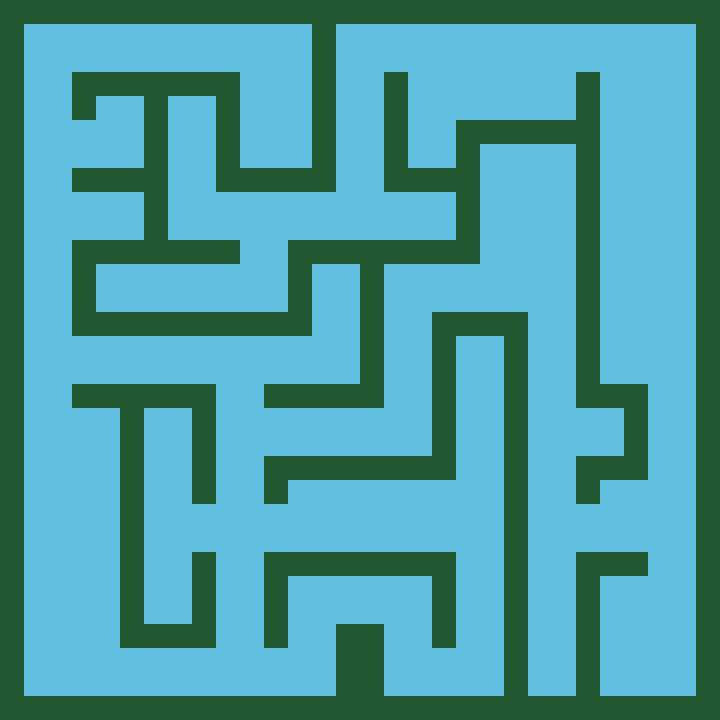

This is a level from a 2D game, rendered from its Tiled map with the project's own tilesets. A one-line summary and the complete map file follow:
An orthogonal 30x30 tile map with 24x24 px tiles, 2 tile layers (Fondo, Plataformas) and 7 objects (5x star, player, goal).

<map version="1.10" tiledversion="1.12.2" orientation="orthogonal" renderorder="right-down" width="30" height="30" tilewidth="24" tileheight="24" infinite="0" nextlayerid="4" nextobjectid="8">
 <tileset firstgid="1" source="texture.tsx" />
 <layer id="1" name="Fondo" width="30" height="30">
  <data encoding="csv">
474,474,474,474,474,474,474,474,474,474,474,474,474,474,474,474,474,474,474,474,474,474,474,474,474,474,474,474,474,474,
474,474,474,474,474,474,474,474,474,474,474,474,474,474,474,474,474,474,474,474,474,474,474,474,474,474,474,474,474,474,
474,474,474,474,474,474,474,474,474,474,474,474,474,474,474,474,474,474,474,474,474,474,474,474,474,474,474,474,474,474,
474,474,474,474,474,474,474,474,474,474,474,474,474,474,474,474,474,474,474,474,474,474,474,474,474,474,474,474,474,474,
474,474,474,474,474,474,474,474,474,474,474,474,474,474,474,474,474,474,474,474,474,474,474,474,474,474,474,474,474,474,
474,474,474,474,474,474,474,474,474,474,474,474,474,474,474,474,474,474,474,474,474,474,474,474,474,474,474,474,474,474,
474,474,474,474,474,474,474,474,474,474,474,474,474,474,474,474,474,474,474,474,474,474,474,474,474,474,474,474,474,474,
474,474,474,474,474,474,474,474,474,474,474,474,474,474,474,474,474,474,474,474,474,474,474,474,474,474,474,474,474,474,
474,474,474,474,474,474,474,474,474,474,474,474,474,474,474,474,474,474,474,474,474,474,474,474,474,474,474,474,474,474,
474,474,474,474,474,474,474,474,474,474,474,474,474,474,474,474,474,474,474,474,474,474,474,474,474,474,474,474,474,474,
474,474,474,474,474,474,474,474,474,474,474,474,474,474,474,474,474,474,474,474,474,474,474,474,474,474,474,474,474,474,
474,474,474,474,474,474,474,474,474,474,474,474,474,474,474,474,474,474,474,474,474,474,474,474,474,474,474,474,474,474,
474,474,474,474,474,474,474,474,474,474,474,474,474,474,474,474,474,474,474,474,474,474,474,474,474,474,474,474,474,474,
474,474,474,474,474,474,474,474,474,474,474,474,474,474,474,474,474,474,474,474,474,474,474,474,474,474,474,474,474,474,
474,474,474,474,474,474,474,474,474,474,474,474,474,474,474,474,474,474,474,474,474,474,474,474,474,474,474,474,474,474,
474,474,474,474,474,474,474,474,474,474,474,474,474,474,474,474,474,474,474,474,474,474,474,474,474,474,474,474,474,474,
474,474,474,474,474,474,474,474,474,474,474,474,474,474,474,474,474,474,474,474,474,474,474,474,474,474,474,474,474,474,
474,474,474,474,474,474,474,474,474,474,474,474,474,474,474,474,474,474,474,474,474,474,474,474,474,474,474,474,474,474,
474,474,474,474,474,474,474,474,474,474,474,474,474,474,474,474,474,474,474,474,474,474,474,474,474,474,474,474,474,474,
474,474,474,474,474,474,474,474,474,474,474,474,474,474,474,474,474,474,474,474,474,474,474,474,474,474,474,474,474,474,
474,474,474,474,474,474,474,474,474,474,474,474,474,474,474,474,474,474,474,474,474,474,474,474,474,474,474,474,474,474,
474,474,474,474,474,474,474,474,474,474,474,474,474,474,474,474,474,474,474,474,474,474,474,474,474,474,474,474,474,474,
474,474,474,474,474,474,474,474,474,474,474,474,474,474,474,474,474,474,474,474,474,474,474,474,474,474,474,474,474,474,
474,474,474,474,474,474,474,474,474,474,474,474,474,474,474,474,474,474,474,474,474,474,474,474,474,474,474,474,474,474,
474,474,474,474,474,474,474,474,474,474,474,474,474,474,474,474,474,474,474,474,474,474,474,474,474,474,474,474,474,474,
474,474,474,474,474,474,474,474,474,474,474,474,474,474,474,474,474,474,474,474,474,474,474,474,474,474,474,474,474,474,
474,474,474,474,474,474,474,474,474,474,474,474,474,474,474,474,474,474,474,474,474,474,474,474,474,474,474,474,474,474,
474,474,474,474,474,474,474,474,474,474,474,474,474,474,474,474,474,474,474,474,474,474,474,474,474,474,474,474,474,474,
474,474,474,474,474,474,474,474,474,474,474,474,474,474,474,474,474,474,474,474,474,474,474,474,474,474,474,474,474,474,
474,474,474,474,474,474,474,474,474,474,474,474,474,474,474,474,474,474,474,474,474,474,474,474,474,474,474,474,474,474
</data>
 </layer>
 <layer id="2" name="Plataformas" width="30" height="30">
  <data encoding="csv">
835,835,835,835,835,835,835,835,835,835,835,835,835,835,835,835,835,835,835,835,835,835,835,835,835,835,835,835,835,835,
835,0,0,0,0,0,0,0,0,0,0,0,0,835,0,0,0,0,0,0,0,0,0,0,0,0,0,0,0,835,
835,0,0,0,0,0,0,0,0,0,0,0,0,835,0,0,0,0,0,0,0,0,0,0,0,0,0,0,0,835,
835,0,0,835,835,835,835,835,835,835,0,0,0,835,0,0,835,0,0,0,0,0,0,0,835,0,0,0,0,835,
835,0,0,835,0,0,835,0,0,835,0,0,0,835,0,0,835,0,0,0,0,0,0,0,835,0,0,0,0,835,
835,0,0,0,0,0,835,0,0,835,0,0,0,835,0,0,835,0,0,835,835,835,835,835,835,0,0,0,0,835,
835,0,0,0,0,0,835,0,0,835,0,0,0,835,0,0,835,0,0,835,0,0,0,0,835,0,0,0,0,835,
835,0,0,835,835,835,835,0,0,835,835,835,835,835,0,0,835,835,835,835,0,0,0,0,835,0,0,0,0,835,
835,0,0,0,0,0,835,0,0,0,0,0,0,0,0,0,0,0,0,835,0,0,0,0,835,0,0,0,0,835,
835,0,0,0,0,0,835,0,0,0,0,0,0,0,0,0,0,0,0,835,0,0,0,0,835,0,0,0,0,835,
835,0,0,835,835,835,835,835,835,835,0,0,835,835,835,835,835,835,835,835,0,0,0,0,835,0,0,0,0,835,
835,0,0,835,0,0,0,0,0,0,0,0,835,0,0,835,0,0,0,0,0,0,0,0,835,0,0,0,0,835,
835,0,0,835,0,0,0,0,0,0,0,0,835,0,0,835,0,0,0,0,0,0,0,0,835,0,0,0,0,835,
835,0,0,835,835,835,835,835,835,835,835,835,835,0,0,835,0,0,835,835,835,835,0,0,835,0,0,0,0,835,
835,0,0,0,0,0,0,0,0,0,0,0,0,0,0,835,0,0,835,0,0,835,0,0,835,0,0,0,0,835,
835,0,0,0,0,0,0,0,0,0,0,0,0,0,0,835,0,0,835,0,0,835,0,0,835,0,0,0,0,835,
835,0,0,835,835,835,835,835,835,0,0,835,835,835,835,835,0,0,835,0,0,835,0,0,835,835,835,0,0,835,
835,0,0,0,0,835,0,0,835,0,0,0,0,0,0,0,0,0,835,0,0,835,0,0,0,0,835,0,0,835,
835,0,0,0,0,835,0,0,835,0,0,0,0,0,0,0,0,0,835,0,0,835,0,0,0,0,835,0,0,835,
835,0,0,0,0,835,0,0,835,0,0,835,835,835,835,835,835,835,835,0,0,835,0,0,835,835,835,0,0,835,
835,0,0,0,0,835,0,0,835,0,0,835,0,0,0,0,0,0,0,0,0,835,0,0,835,0,0,0,0,835,
835,0,0,0,0,835,0,0,0,0,0,0,0,0,0,0,0,0,0,0,0,835,0,0,0,0,0,0,0,835,
835,0,0,0,0,835,0,0,0,0,0,0,0,0,0,0,0,0,0,0,0,835,0,0,0,0,0,0,0,835,
835,0,0,0,0,835,0,0,835,0,0,835,835,835,835,835,835,835,835,0,0,835,0,0,835,835,835,0,0,835,
835,0,0,0,0,835,0,0,835,0,0,835,0,0,0,0,0,0,835,0,0,835,0,0,835,0,0,0,0,835,
835,0,0,0,0,835,0,0,835,0,0,835,0,0,0,0,0,0,835,0,0,835,0,0,835,0,0,0,0,835,
835,0,0,0,0,835,835,835,835,0,0,835,0,0,835,835,0,0,835,0,0,835,0,0,835,0,0,0,0,835,
835,0,0,0,0,0,0,0,0,0,0,0,0,0,835,835,0,0,0,0,0,835,0,0,835,0,0,0,0,835,
835,0,0,0,0,0,0,0,0,0,0,0,0,0,835,835,0,0,0,0,0,835,0,0,835,0,0,0,0,835,
835,835,835,835,835,835,835,835,835,835,835,835,835,835,835,835,835,835,835,835,835,835,835,835,835,835,835,835,835,835
</data>
 </layer>
 <objectgroup id="3" name="Objetos">
  <object id="1" name="player" x="53.3333" y="72">
   <point />
  </object>
  <object id="2" type="star" x="646.667" y="662.667">
   <point />
  </object>
  <object id="3" type="star" x="432" y="157.333">
   <point />
  </object>
  <object id="4" type="star" x="480" y="388">
   <point />
  </object>
  <object id="5" type="star" x="116" y="308">
   <point />
  </object>
  <object id="6" type="star" x="168" y="456">
   <point />
  </object>
  <object id="7" name="goal" type="goal" x="194.667" y="144">
   <point />
  </object>
 </objectgroup>
</map>
